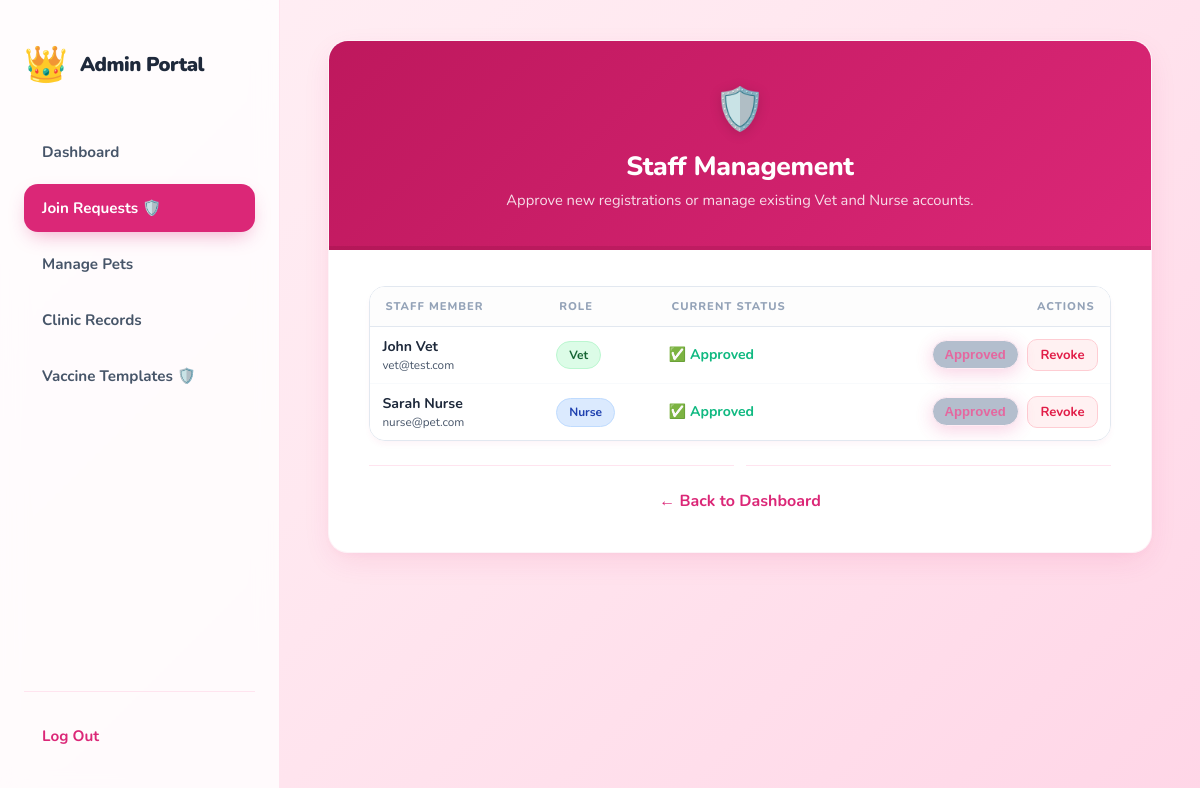
/public/index.php?url=admin/requests (signed in), run on the app's committed database.
### tables this page shows
CREATE TABLE `users` (
  `id` int(11) NOT NULL AUTO_INCREMENT,
  `first_name` varchar(80) NOT NULL DEFAULT '',
  `last_name` varchar(80) NOT NULL DEFAULT '',
  `email` varchar(100) NOT NULL,
  `phone` varchar(20) DEFAULT NULL,
  `password` varchar(255) NOT NULL,
  `role` enum('admin','vet','nurse','owner') NOT NULL DEFAULT 'owner',
  `status` enum('pending','approved','rejected') DEFAULT 'pending',
  `created_at` datetime NOT NULL DEFAULT CURRENT_TIMESTAMP,
  `updated_at` datetime NOT NULL DEFAULT CURRENT_TIMESTAMP ON UPDATE CURRENT_TIMESTAMP,
  PRIMARY KEY (`id`),
  UNIQUE KEY `email` (`email`)
);

### core/controller.php (called while the page is built, shortened)
<?php
class Controller {
    public function view($view, $data = []) {
        extract($data);
        require_once "../app/views/$view.php";
    }
    public function model($model) {
        return new $model();
    }
}

### app/controllers/AdminController.php (called while the page is built, shortened)
<?php
class AdminController extends Controller {
    public function requests() {
        $userModel = $this->model('UserModel');
        $staffUsers = $userModel->getStaffUsers();
        $this->view('admin/requests', [
            'staffUsers' => $staffUsers
        ]);
    }
}

### public/index.php (called while the page is built, shortened)
<?php
require_once "../core/Controller.php";
require_once "../core/Database.php";
$url = $_GET['url'] ?? 'home/index';
$url = explode('/', $url);
$method         = $url[1] ?? 'index';
$controller = new $controllerName();
$params = array_slice($url, 2);
call_user_func_array([$controller, $method], $params);

### core/database.php (called while the page is built, shortened)
<?php
class Database {
    public function __construct() {
        $this->conn = new mysqli("localhost", "root", "", "pet_clinic");
    }
}

### app/models/UserModel.php (called while the page is built, shortened)
<?php
class UserModel {
    private $db;
    public function __construct() {
        $this->db = new Database();
    }
    public function getStaffUsers(): array {
        $query = "SELECT id, first_name, last_name, email, role, status FROM users WHERE role IN ('vet', 'nurse') ORDER BY created_at DESC";
        $result = $this->db->conn->query($query);
        $users = [];
        if ($result) {
            while ($row = $result->fetch_assoc()) {
                $users[] = $row;
            }
        }
        return $users;
    }
}

### app/views/admin/requests.php (the view, shortened to what this page needs)
<?php
require_once __DIR__ . '/../../views/layouts/header.php';
?>
<div class="dashboard-wrapper">
    <?php require_once __DIR__ . '/../../views/layouts/admin_sidebar.php'; ?>
    <main class="main-content">
        <div class="card card--xl">
            <div class="card-header">
                <span class="paw-icon" aria-hidden="true">🛡️</span>
                <h1>Staff Management</h1>
                <p>Approve new registrations or manage existing Vet and Nurse accounts.</p>
            </div>
            <div class="card-body">
                <?php if (empty($staffUsers)): ?>
                    <div class="empty-state">
                        <span class="icon-lg">👥</span>
                        <p>No staff registration records found.</p>
                    </div>
                <?php else: ?>
                    <div class="table-responsive">
                        <table class="table">
                            <thead>
                                <tr>
                                    <th>Staff Member</th>
                                    <th>Role</th>
                                    <th>Current Status</th>
                                    <th class="text-right">Actions</th>
                                </tr>
                            </thead>
                            <tbody>
                                <?php foreach ($staffUsers as $user): ?>
                                    <tr>
                                        <td>
                                            <div style="display: flex; flex-direction: column;">
                                                <strong style="color: var(--gray-800);"><?php echo htmlspecialchars($user['first_name'] . ' ' . $user['last_name']); ?></strong>
                                                <small class="text-gray-500"><?php echo htmlspecialchars($user['email']); ?></small>
                                            </div>
                                        </td>
                                        <td>
                                            <span class="badge badge-<?php echo $user['role']; ?>">
                                                <?php echo ucfirst($user['role']); ?>
                                            </span>
                                        </td>
                                        <td>
                                            <?php if ($user['status'] === 'approved'): ?>
                                                <span class="text-green-bold">✅ Approved</span>
                                            <?php elseif ($user['status'] === 'rejected'): ?>
                                                <span class="text-danger-bold">❌ Rejected</span>
                                            <?php else: ?>
                                                <span class="text-gray-600">⏳ Pending Review</span>
                                            <?php endif; ?>
                                        </td>
                                        <td class="text-right">
                                            <?php if ($user['status'] === 'pending'): ?>
                                                <a href="?url=admin/approve/<?php echo $user['id']; ?>" class="btn-pill btn-sm btn-approve">Approve</a>
                                                <a href="?url=admin/reject/<?php echo $user['id']; ?>" class="btn-pill btn-sm btn-danger">Reject</a>
                                            <?php elseif ($user['status'] === 'approved'): ?>
                                                <button class="btn-pill btn-sm" disabled style="background: var(--gray-400); cursor: default; opacity: 0.7;">Approved</button>
                                                <a href="?url=admin/reject/<?php echo $user['id']; ?>" class="btn-secondary btn-sm btn-danger" style="padding: 6px 12px; margin-left: 5px;">Revoke</a>
                                            <?php else: ?>
                                                <a href="?url=admin/approve/<?php echo $user['id']; ?>" class="btn-pill btn-sm btn-approve">Approve</a>
                                            <?php endif; ?>
                                        </td>
                                    </tr>
                                <?php endforeach; ?>
                            </tbody>
                        </table>
                    </div>
                <?php endif; ?>
                <div class="divider-line"></div>
                <div class="text-center">
                    <a href="?url=admin/dashboard" class="link-back">← Back to Dashboard</a>
                </div>
            </div>
        </div>
    </main>
</div>
<?php require_once __DIR__ . '/../../views/layouts/footer.php'; ?>

### data on the page
users: first_name+last_name "John Vet", email "vet@test.com", role "Vet", status "✅ Approved"
users: first_name+last_name "Sarah Nurse", email "nurse@pet.com", role "Nurse", status "✅ Approved"
